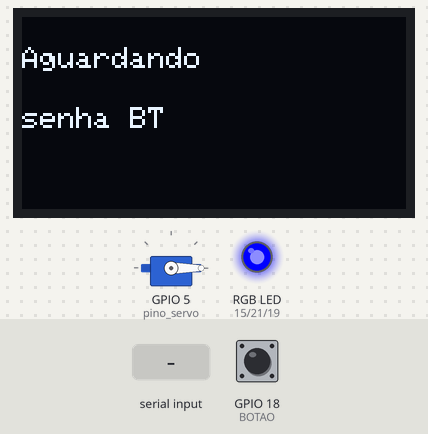
A sketch run on a simulated ESP32. Parts: servo, 128×64 one-colour display, an RGB LED mixed from three pins (HIGH = lit). Inputs (shaded band) come from the test bench; at power-on: GPIO 18 (BOTAO) LOW. Nothing arrives over Bluetooth unless stated.

Above: at 2.7 s.
2.8 s: "1\n" received over the second serial link
At 3.2 s:
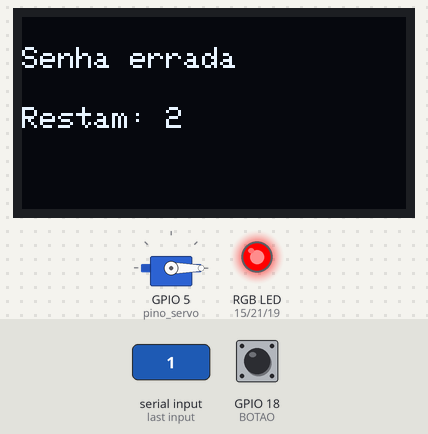
5.6 s: "0\n" received over the second serial link
At 6.5 s:
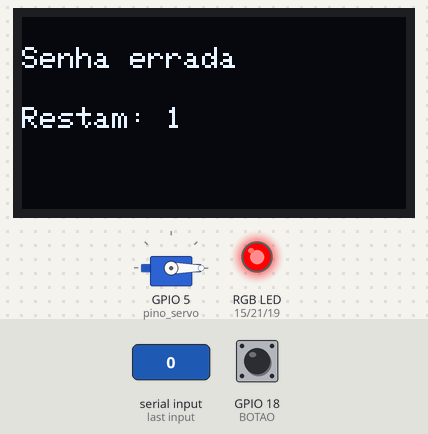
8.4 s: "2\n" received over the second serial link
At 9.2 s:
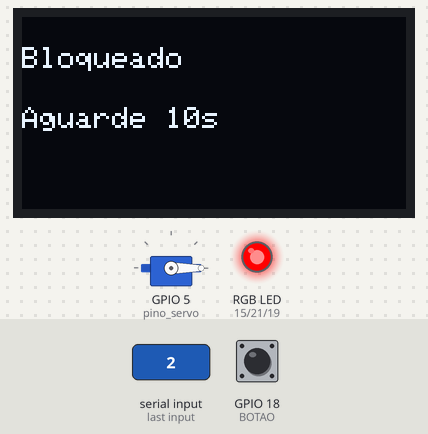
Timing chart, 0 to 18.9 s (numbered marks = the images above; inputs shaded):
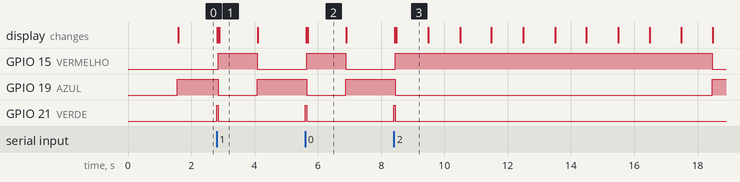

Measured:
- after the input at 2.8 s, GPIO 15 (VERMELHO): LOW → HIGH after 0.05 s, → LOW 1.2 s later; GPIO 19 (AZUL): HIGH → LOW after 0.05 s, → HIGH 1.2 s later; GPIO 21 (VERDE): LOW → HIGH at once, → LOW 0.05 s later; the display: first changes at once (image 1 shows a later state)
- after the input at 5.6 s, GPIO 15 (VERMELHO): LOW → HIGH after 0.05 s, → LOW 1.2 s later; GPIO 19 (AZUL): HIGH → LOW after 0.05 s, → HIGH 1.2 s later; GPIO 21 (VERDE): LOW → HIGH at once, → LOW 0.05 s later; the display: first changes at once (image 2 shows a later state)
- after the input at 8.4 s, GPIO 15 (VERMELHO): LOW → HIGH after 0.05 s, → LOW 10.0 s later; GPIO 19 (AZUL): HIGH → LOW after 0.05 s, → HIGH 10.0 s later; GPIO 21 (VERDE): LOW → HIGH at once, → LOW 0.05 s later; the display: first changes at once (image 3 shows a later state)
- what the display in image 1 shows lasts 1.2 s, from 2.9 s to 4.1 s
- what the display in image 3 shows lasts 1.0 s, from 8.5 s to 9.5 s

The sketch:

cofre.ino
```cpp
#include <BluetoothSerial.h>              // Biblioteca para usar Bluetooth no ESP32.
#include <Wire.h>                         // Biblioteca para comunicação I2C.
#include <Adafruit_GFX.h>                 // Biblioteca gráfica usada pelo OLED.
#include <Adafruit_SSD1306.h>             // Biblioteca do display OLED SSD1306.
#include <ESP32Servo.h>                   // Biblioteca para controlar servo motor no ESP32.
#define CUSTOM_SETTINGS
#define INCLUDE_TERMINAL_MODULE
#include <Dabble.h>

#define ENDERECO_OLED 0x3C                // Define o endereço I2C do OLED.

#define OLED_SDA 22                 // Define o pino SDA do OLED como D22.
#define OLED_SCL 4                  // Define o pino SCK/SCL do OLED como D4.
#define VERMELHO 15                 // Define o pino do vermelho do LED RGB como D15.
#define VERDE 21                    // Define o pino do verde do LED RGB como D21.
#define AZUL 19                    // Define o pino do azul do LED RGB como D19.

#define BOTAO 18                     // Define o pino do botão como D18.
#define pino_servo 5                 //Define o pino do servo motor como D5.

Servo servo;                        //Cria o objeto servo motor dentro do código.
const String SENHA_CORRETA = "1234";      // Define a senha correta do cofre.

BluetoothSerial SerialBT;                 // Cria o objeto para comunicação Bluetooth.
Adafruit_SSD1306 display(128, 64, &Wire, -1); // Cria o objeto do OLED.

enum status {                             // cria o tipo de variável "estado", que só aceita os valores descritos.
  TRAVADO,                                // Estado inicial, aguardando senha.
  DIGITANDO,                              // Estado enquanto o usuário digita.
  LIBERADO,                               // Estado após senha correta.
  BLOQUEADO                               // Estado após três erros.
};

status estado = TRAVADO;                  // Define o estado inicial como travado.
String senhaDigitada = "";                // Guarda a senha recebida pelo Bluetooth.
int tentativas = 0;                       // Conta as tentativas erradas.
bool botaoAntes = false;                  // Guarda o estado anterior do botão.
unsigned long inicioBloqueio = 0;         // Guarda o tempo inicial do bloqueio.
unsigned long inicioLiberado = 0;         // Guarda o tempo inicial da liberação.

void setup() {                            // Função executada uma vez ao ligar.
  Serial.begin(115200);                   // Inicia a comunicação serial USB.
  Dabble.begin(9600);
  SerialBT.begin("Cofre_ESP32");          // Inicia o Bluetooth com o nome Cofre_ESP32.
  servo.attach(pino_servo);
  pinMode(BOTAO, INPUT_PULLDOWN);         // Configura o botão usando pull-down interno. Isso garante que a D18 não receba sinal caso o botão não seja pressionado.
  servo.write(0);                         // Cofre fechado.
  pinMode(VERMELHO, OUTPUT);
  pinMode(AZUL, OUTPUT);
  pinMode(VERDE, OUTPUT);                 //Define os pinos dos LEDs como saída.

  Wire.begin(OLED_SDA, OLED_SCL); // Inicia o I2C nos pinos escolhidos.

  if (!display.begin(SSD1306_SWITCHCAPVCC, ENDERECO_OLED)) { // Tenta iniciar o OLED.
    while (true);                          // Para o programa caso o OLED não funcione.
  }

  mostrar("Cofre ESP32", "Iniciando..."); // Mostra mensagem inicial.
  delay(1500);                            // Espera 1,5 segundo.
  estado = TRAVADO;                       // Define o estado como travado.
  senhaDigitada = "";                     // Limpa qualquer senha parcial.
  digitalWrite(VERDE, LOW);
  digitalWrite(AZUL, HIGH);
  digitalWrite(VERMELHO, LOW);               // Acende o LED azul.
  mostrar("Aguardando", "senha BT");      // Coloca o cofre no estado inicial.
  servo.write(0);                         // Cofre fechado.
}

void loop() {                             // Função principal repetida continuamente.
  Dabble.process();
  verificarBotao();                       // Verifica se o botão foi pressionado.

  if (estado == BLOQUEADO) {              // Se o cofre está bloqueado.
    controlarBloqueio();                  // Chama a função que ontrola o bloqueio de 10s.
    return;                               // Encerra esta volta do loop.
  }

  if (estado != LIBERADO) {               // Se o cofre não está liberado.
    lerBluetooth();                       // Permite receber senha pelo Bluetooth.
  }

  if (estado == LIBERADO) {               // Se o cofre está liberado, chama a função mostrar para exibir a mensagem.
    mostrar("Cofre aberto", "Aperte botao para fechar");
  }
}

void lerBluetooth() {                     // Função que lê dados do Bluetooth.
  while (Terminal.available()) {      // Enquanto houver dados recebidos.
    char c = Terminal.read();             // Lê um caractere recebido.

    if (c == '\n' || c == '\r') {          // Verifica se recebeu Enter.
      if (senhaDigitada.length() > 0) {   // Verifica se existe uma senha digitada.
        conferirSenha();                  // chama a função void conferirSenha, que vai comparar a senha digitada com a correta.
      }
    } else {                              // Se não for Enter, o usuário pode continuar digitando a senha.
      senhaDigitada += c;                 // Adiciona o caractere à senha.
      estado = DIGITANDO;                 // Muda para estado digitando.
      digitalWrite(VERDE, HIGH);
      digitalWrite(AZUL, HIGH);
      digitalWrite(VERMELHO, LOW);        // Acende amarelo (verde + azul).
      mostrarDigitando();                 // Mostra asteriscos no OLED.
    }
  }
}

void conferirSenha() {                    // Função que compara a senha digitada.
  if (senhaDigitada == SENHA_CORRETA) {   // Verifica se a senha está correta.
    tentativas = 0;                       // Zera tentativas erradas.
    senhaDigitada = "";                   // Limpa a senha digitada.
    estado = LIBERADO;                     // Define o estado como liberado.
  inicioLiberado = millis();              // Registra o momento da liberação.
  digitalWrite(VERDE, HIGH);
  digitalWrite(AZUL, LOW);
  digitalWrite(VERMELHO, LOW);             // Acende o LED verde.
  mostrar("Acesso", "liberado");          // Mostra mensagem de acesso liberado.
  SerialBT.println("Senha correta.");
  servo.write(90);                        //Cofre aberto.

  }
  else {                                // Caso a senha esteja errada.
    tentativas++;                         // Soma uma tentativa errada.
    senhaDigitada = "";                   // Limpa a senha digitada.
    mostrar("Senha errada", "Tente de novo"); // Mostra mensagem de erro.
  digitalWrite(VERDE, LOW);
  digitalWrite(AZUL, LOW);
  digitalWrite(VERMELHO, HIGH);


  if (tentativas >= 3) {                   // Verifica se chegou ao limite de erros.
    estado = BLOQUEADO;                     // Define o estado como bloqueado.
  inicioBloqueio = millis();              // Registra o início do bloqueio.
  digitalWrite(VERDE, LOW);
  digitalWrite(AZUL, LOW);
  digitalWrite(VERMELHO, HIGH);                      // Acende vermelho fixo.
  mostrar("Bloqueado", "Aguarde 10s");    // Mostra mensagem de bloqueio.
  SerialBT.println("Bloqueado por 10s.");                    // Entra no estado bloqueado.
  } else {                                // Caso ainda restem tentativas.
    String texto = "Restam: ";            // Cria texto da segunda linha.
    texto += String(3 - tentativas);      // Calcula tentativas restantes.
    mostrar("Senha errada", texto);       // Mostra tentativas restantes.
    delay(1200);                          // Espera o usuário ler.
    estado = TRAVADO;                       // Define o estado como travado.
  senhaDigitada = "";                     // Limpa qualquer senha parcial.
  digitalWrite(VERDE, LOW);
  digitalWrite(AZUL, HIGH);
  digitalWrite(VERMELHO, LOW);               // Acende o LED azul.
  mostrar("Aguardando", "senha BT");      // Mostra mensagem de espera.
  }
  }
}


void controlarBloqueio() {                // Função que controla o estado bloqueado.
  while (SerialBT.available() > 0) {      // Se receber algo durante bloqueio.
    SerialBT.read();                      // Descarta o caractere recebido.
  }

  int restante = 10 - ((millis() - inicioBloqueio) / 1000); // Calcula segundos restantes.

  if (restante < 0) {                     // Evita número negativo.
    restante = 0;                         // Corrige para zero.
  }

  String texto = "Aguarde ";              // Cria texto da segunda linha.
  texto += String(restante);              // Adiciona o número de segundos.
  texto += "s";                           // Adiciona a unidade de tempo.

  mostrar("Bloqueado", texto);            // Atualiza o OLED.
  digitalWrite(VERDE, LOW);
  digitalWrite(AZUL, LOW);
  digitalWrite(VERMELHO, HIGH);             // Mantém vermelho ligado.

  if (millis() - inicioBloqueio >= 10000) { // Se terminou o tempo de bloqueio.
    tentativas = 0;                       // Zera tentativas.
    estado = TRAVADO;                       // Define o estado como travado.
  senhaDigitada = "";                     // Limpa qualquer senha parcial.
  digitalWrite(VERDE, LOW);
  digitalWrite(AZUL, HIGH);
  digitalWrite(VERMELHO, LOW);               // Acende o LED azul.
  mostrar("Aguardando", "senha BT");         // Volta ao estado inicial.
  }
}

void verificarBotao() {                   // Função que verifica o botão.
  bool botaoAgora = digitalRead(BOTAO); // Lê o estado atual do botão.

  if (botaoAgora == HIGH && botaoAntes == false) { // Detecta quando o botão foi apertado.
    delay(50);                            // Aguarda para reduzir ruído mecânico.

    if (digitalRead(BOTAO) == HIGH) { // Confirma que o botão continua pressionado.
      if (estado == LIBERADO) {           // Só fecha o cofre se ele estiver liberado.
        estado = TRAVADO;                       // Define o estado como travado.
    senhaDigitada = "";                     // Limpa qualquer senha parcial.
    digitalWrite(VERDE, LOW);
    digitalWrite(AZUL, HIGH);
    digitalWrite(VERMELHO, LOW);               // Acende o LED azul.
    servo.write(0);                           //Cofre fechado.
    mostrar("Aguardando", "senha BT");                  // Volta ao estado inicial.
        SerialBT.println("Cofre fechado."); // Avisa pelo Bluetooth.
      }
    }
  }

  botaoAntes = botaoAgora;                // Salva estado do botão para a próxima leitura.
}

void mostrar(String linha1, String linha2) { // Função que escreve duas linhas no OLED.
  display.clearDisplay();                 // Limpa a tela.
  display.setTextSize(1);                 // Define tamanho do texto.
  display.setTextColor(SSD1306_WHITE);    // Define cor branca.
  display.setCursor(0, 10);               // Posiciona a primeira linha.
  display.println(linha1);                // Escreve a primeira linha.
  display.setCursor(0, 30);               // Posiciona a segunda linha.
  display.println(linha2);                // Escreve a segunda linha.
  display.display();                      // Atualiza a tela.
}

void mostrarDigitando() {                 // Função que mostra a senha como asteriscos.
  display.clearDisplay();                 // Limpa a tela.
  display.setTextSize(1);                 // Define tamanho do texto.
  display.setTextColor(SSD1306_WHITE);    // Define cor branca.
  display.setCursor(0, 10);               // Posiciona o texto.
  display.println("Digitando...");        // Mostra mensagem de digitação.
  display.setCursor(0, 30);               // Posiciona a linha dos asteriscos.

  for (int i = 0; i < senhaDigitada.length(); i++) { // para cada caractere da senha, será exibido um asterisco.
    display.print("*");
  }

  display.display();                      // Atualiza a tela.
}
```
